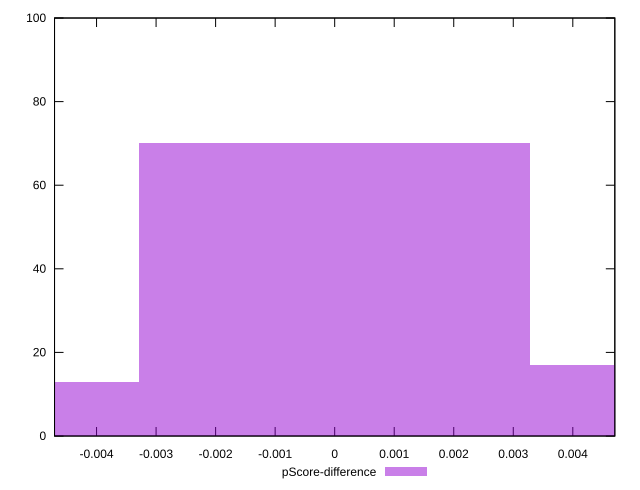

Source code (gnuplot):
reset

$pScoreDifference <<EOF
0.0065659320573097394 17
0 70
-0.0065659320573097394 13
EOF

set key outside below
set boxwidth 0.0065659320573097394
set xrange [-0.0047058823529412125:0.004705882352941185]
set yrange [0:100]
set trange [0:100]
set style fill transparent solid 0.5 noborder
set terminal svg size 640, 490 enhanced background rgb 'white'
set output "reports/report_00028_2021-02-24T12-49-42.674Z/unused-javascript/samples/astro/pScore-difference/histogram.svg"

plot $pScoreDifference title "pScore-difference" with boxes

reset
